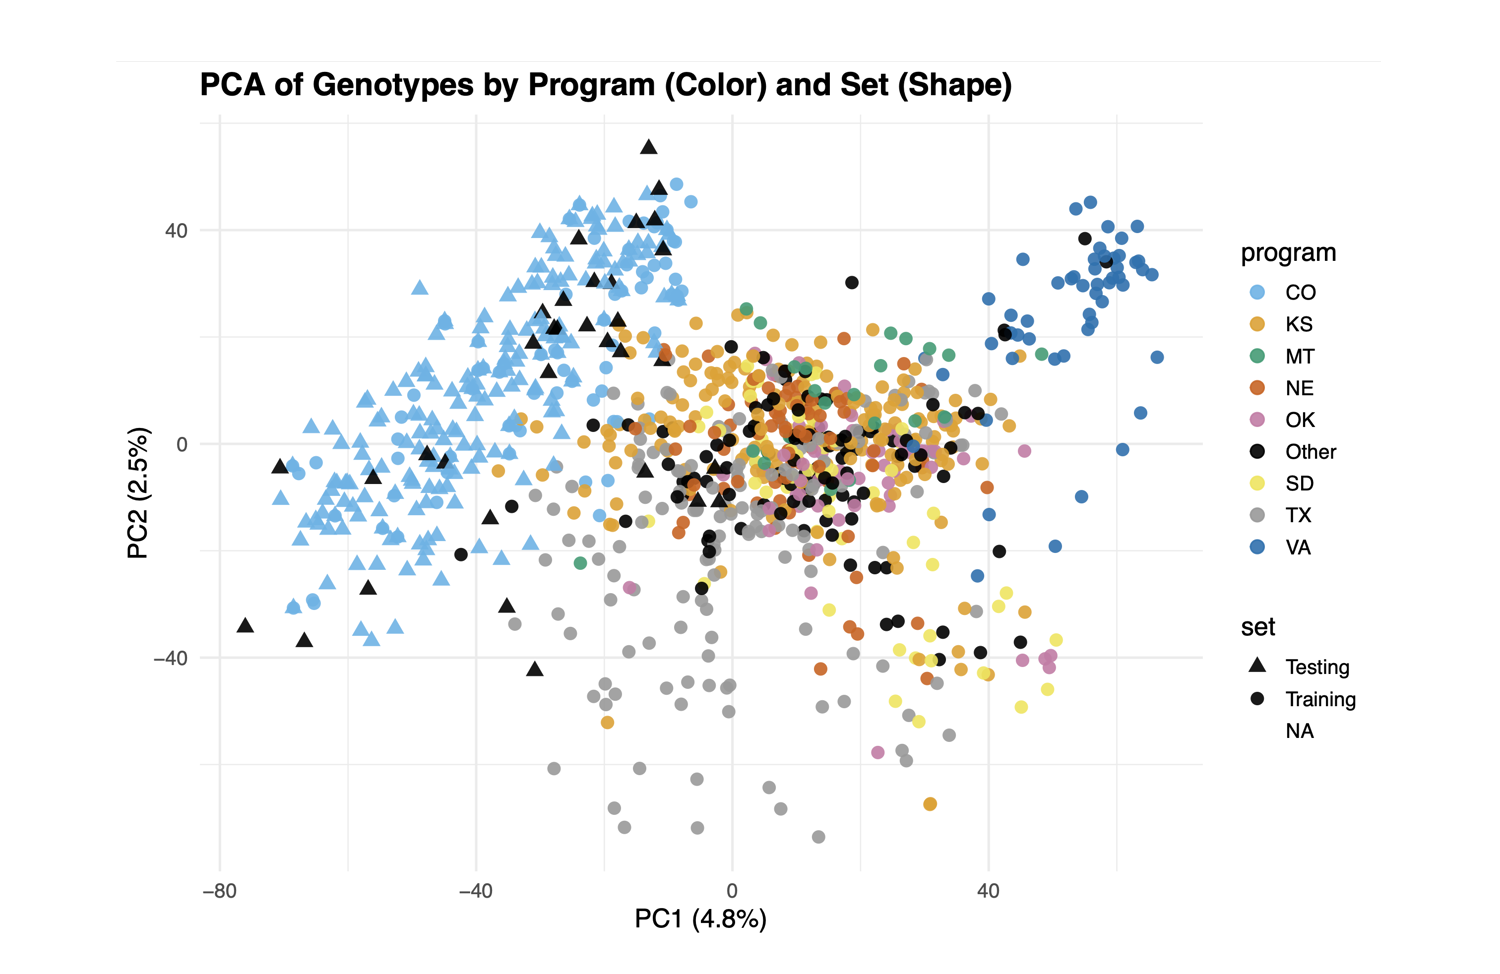

Write the R code that produced this figure.
library(dplyr)
library(ggplot2)
library(stringr)

# =========================================================
# 1. STATE PROGRAM ASSIGNMENT
# =========================================================

program_lookup <- data.frame(genotype = geno_mat$genotype) %>%
  mutate(program = case_when(
    str_detect(genotype, "^CO") ~ "CO",
    str_detect(genotype, "^KS") ~ "KS",
    str_detect(genotype, "^MT") ~ "MT",
    str_detect(genotype, "^NE") ~ "NE",
    str_detect(genotype, "^OK") ~ "OK",
    str_detect(genotype, "^SD") ~ "SD",
    str_detect(genotype, "^TX") ~ "TX",
    str_detect(genotype, "^VA") ~ "VA",
    TRUE ~ "Other"
  ))

# =========================================================
# 2. TRAINING / TESTING SET ASSIGNMENT
# =========================================================

set_lookup <- bind_rows(
  test %>% distinct(ID) %>% mutate(genotype = ID, set = "Testing") %>% select(genotype, set),
  train %>% distinct(germplasmName) %>% mutate(genotype = germplasmName, set = "Training") %>% select(genotype, set)
) %>% distinct()

# =========================================================
# 3. MERGE METADATA
# =========================================================

metadata_df <- program_lookup %>%
  left_join(set_lookup, by = "genotype")

# =========================================================
# 4. PCA
# =========================================================

geno_numeric <- geno_mat[, -1]
pca <- prcomp(geno_numeric, scale. = TRUE)

var_expl <- (pca$sdev^2) / sum(pca$sdev^2)
pc1_var <- round(var_expl[1] * 100, 1)
pc2_var <- round(var_expl[2] * 100, 1)

pca_df <- data.frame(
  genotype = geno_mat$genotype,
  PC1 = pca$x[, 1],
  PC2 = pca$x[, 2]
) %>%
  left_join(metadata_df, by = "genotype")

# =========================================================
# 5. PCA PLOT WITH OKABE–ITO PALETTE
# =========================================================

ggplot(pca_df, aes(
  x = PC1,
  y = PC2,
  color = program,
  shape = set
)) +
  geom_point(size = 3, alpha = 0.9) +
  scale_shape_manual(values = c("Training" = 16, "Testing" = 17)) +
  scale_color_manual(
    values = c(
      "CO" = "#56B4E9",   # sky blue
      "KS" = "#E69F00",   # orange
      "MT" = "#009E73",   # bluish green
      "NE" = "#D55E00",   # vermilion
      "OK" = "#CC79A7",   # reddish purple
      "Other" = "#000000",# black
      "SD" = "#F0E442",   # yellow
      "TX" = "#999999",   # gray
      "VA" = "#0072B2"    # blue
    ),
    breaks = c("CO", "KS", "MT", "NE", "OK", "Other", "SD", "TX", "VA")
  ) +
  labs(
    title = "PCA of Genotypes by Program (Color) and Set (Shape)",
    x = paste0("PC1 (", pc1_var, "%)"),
    y = paste0("PC2 (", pc2_var, "%)")
  ) +
  theme_minimal(base_size = 14) +
  theme(
    legend.position = "right",
    plot.title = element_text(face = "bold")
  )








# ====== Compute eigenvalues, variance explained, cumulative variance ======
eigs <- pca$sdev^2
var_expl <- eigs / sum(eigs) * 100
cum_var <- cumsum(var_expl)

# ====== Create PC table (first 64 PCs) ======
pc_table <- data.frame(
  PC = paste0("PC", 1:64),
  Eigenvalue = round(eigs[1:64], 3),
  PercentVariance = round(var_expl[1:64], 2),
  CumulativeVariance = round(cum_var[1:64], 2)
)

pc_table

# ====== Scree plot for PCs 1–64 (NO x-axis labels) ======
library(ggplot2)

scree_df <- data.frame(
  PC = 1:length(eigs),
  Variance = var_expl
)

# Optional: small visual confidence band (±0.1%)
scree_df$lower <- scree_df$Variance - 0.1
scree_df$upper <- scree_df$Variance + 0.1

p <- ggplot(scree_df, aes(x = PC, y = Variance)) +
  geom_ribbon(aes(ymin = lower, ymax = upper), alpha = 0.15, fill = "steelblue") +
  geom_point(size = 2) +
  geom_line() +
  scale_x_continuous(limits = c(1, 64)) +   # show full range, no labels
  labs(
    title = "Scree Plot of Principal Components",
    x = "Principal Component",
    y = "Percent Variance Explained (%)"
  ) +
  theme_minimal(base_size = 14) +
  theme(
    axis.text.x = element_blank(),          # remove x-axis labels
    axis.ticks.x = element_blank(),         # remove x-axis ticks
    plot.title = element_text(face = "bold")
  )

print(p)
